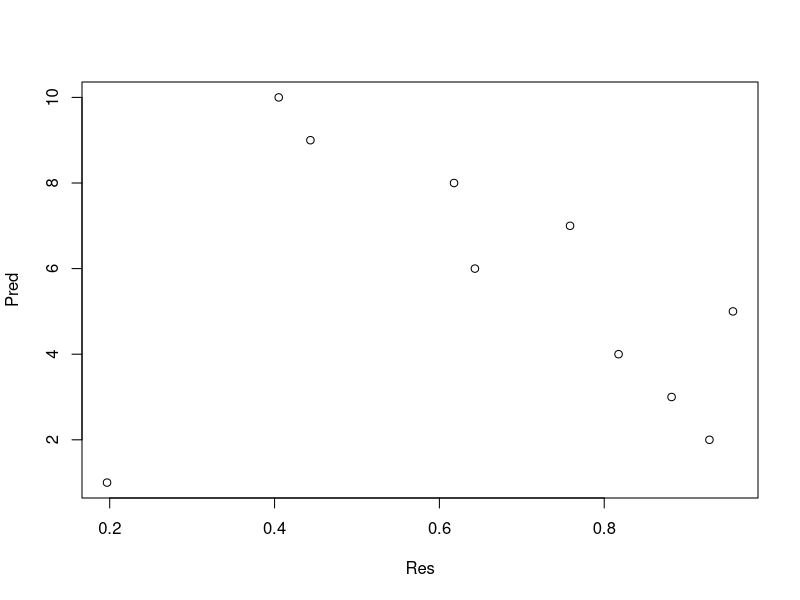

The R script that drew this image:
## ---- chunk 1
knitr::opts_chunk$set(echo = TRUE)
## ---- chunk 2

#first chunk of code in rmd file
print(pi) 
pi + 3

## ---- chunk 3

# use the eval statement to toggle 

#{r eval=TRUE, echo=FALSE}
# Commented this bc notr working

# Use comments extensively in all of your coding!
Pred <-seq(1,10)   #make a vector of integers from 1 to 10
Res <-runif(10)    #generate 10 draws from a random uniform (0,1) distribution

# Print random numbers
print(Res)

plot(Res,Pred)

